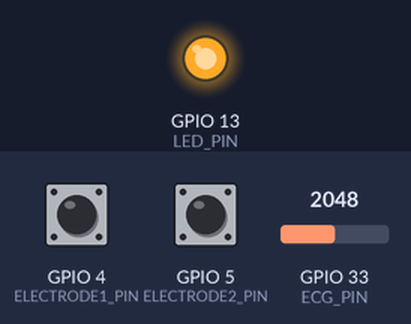
Recording of a sketch running on a simulated ESP32. On the bench: output pins drawn as LEDs (lit = HIGH). Inputs (shaded band) come from the test bench; at power-on: GPIO 4 (ELECTRODE1_PIN) HIGH, GPIO 5 (ELECTRODE2_PIN) HIGH, GPIO 33 (ECG_PIN) = 2048. What the sketch prints to the serial monitor is not drawn.

Above: at 1.2 s.
1.3 s: GPIO 4 (ELECTRODE1_PIN) pulled LOW for 0.15 s
At 1.38 s:
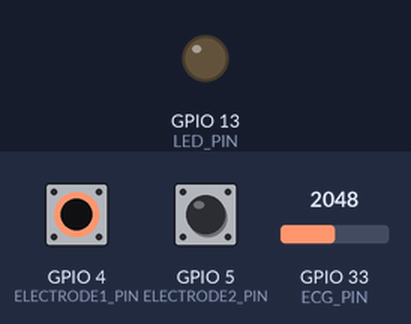
2.9 s: GPIO 4 (ELECTRODE1_PIN) pulled LOW for 3.2 s
At 7.3 s:
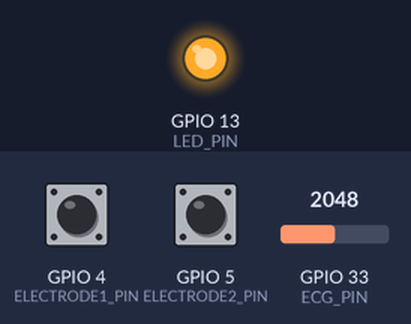
7.6 s: GPIO 5 (ELECTRODE2_PIN) pulled LOW for 3.2 s
At 8.3 s:
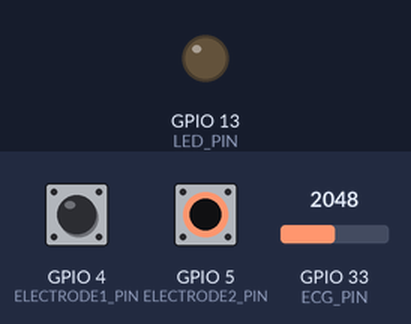
Timing chart, 0 to 12.3 s (numbered marks = the images above; inputs shaded):
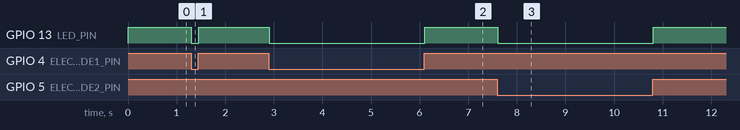

The sketch:

final_ecg_firmware_2025.ino
```cpp
#include <Arduino.h>

// Pin Configuration
const int ECG_PIN = 33;
const int LED_PIN = 13;
const int ELECTRODE1_PIN = 4;
const int ELECTRODE2_PIN = 5;

// Sampling Configuration
const int SAMPLE_RATE = 100;
const int FILTER_WINDOW = 5;

// Filter variables
float filter_buffer[FILTER_WINDOW];
int filter_index = 0;
float baseline = 2048.0;  // Initial baseline (midpoint of 12-bit ADC)

// Status variables
bool electrodes_connected = false;
bool inverted = false;

float movingAverage(float new_value) {
  filter_buffer[filter_index] = new_value;
  filter_index = (filter_index + 1) % FILTER_WINDOW;

  float sum = 0;
  for (int i = 0; i < FILTER_WINDOW; i++) {
    sum += filter_buffer[i];
  }
  return sum / FILTER_WINDOW;
}

void setup() {
  Serial.begin(115200);
  pinMode(LED_PIN, OUTPUT);
  pinMode(ELECTRODE1_PIN, INPUT_PULLUP);
  pinMode(ELECTRODE2_PIN, INPUT_PULLUP);

  // Initialize filter buffer
  for (int i = 0; i < FILTER_WINDOW; i++) {
    filter_buffer[i] = baseline;
  }
}

void loop() {
  // Read electrode contact status
  bool contact1 = digitalRead(ELECTRODE1_PIN);
  bool contact2 = digitalRead(ELECTRODE2_PIN);

  // Send electrode status
  Serial.print("ELECTRODES,");
  Serial.print(contact1 ? "1" : "0");
  Serial.print(",");
  Serial.println(contact2 ? "1" : "0");

  // Update connection status
  bool new_connection = contact1 && contact2;
  if (new_connection != electrodes_connected) {
    electrodes_connected = new_connection;
    Serial.print("STATUS,");
    Serial.println(electrodes_connected ? "1" : "0");
    digitalWrite(LED_PIN, electrodes_connected ? HIGH : LOW);
  }

  if (electrodes_connected) {
    int raw = analogRead(ECG_PIN);

    // Handle signal inversion
    if (abs(raw - baseline) > 500) {
      inverted = (raw < baseline);
    }
    if (inverted) raw = 4095 - raw;

    // Apply filtering
    float filtered = movingAverage(raw);

    // Send data packet
    Serial.print("DATA,");
    Serial.print(raw);
    Serial.print(",");
    Serial.print(filtered);
    Serial.print(",");
    Serial.println(inverted ? "1" : "0");
  }

  delay(1000 / SAMPLE_RATE);
}
```

Measured:
- after the input at 1.3 s, GPIO 13 (LED_PIN): HIGH → LOW at once, → HIGH 0.15 s later
- after the input at 2.9 s, GPIO 13 (LED_PIN): HIGH → LOW at once, → HIGH 3.2 s later
- after the input at 7.6 s, GPIO 13 (LED_PIN): HIGH → LOW at once, → HIGH 3.2 s later
